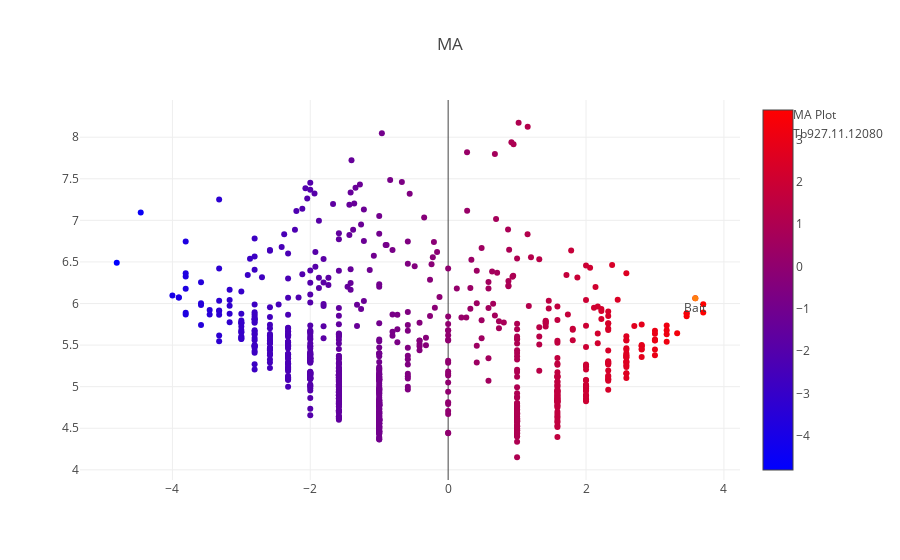

Notebook source saved alongside this figure:
### Code cell
#interactive plot
trace_1 = go.Scatter(
    x=df_lf.log2_ms_tx,
    y=df_lf.log10_int_tx,
    mode='markers',
    name='MA Plot',
    text = [a + ' ' +b for a,b in zip(df_lf.index.values, df_lf.Gene_desc)],
    hoverinfo = 'text',
    marker=dict(
        #size=16,
        color = df_lf.log2_ms_tx, #set color equal to a variable
        colorscale='Bluered',
        showscale=True
    )
)

annot_1 = go.Scatter(
    x=[df_lf.log2_ms_tx.loc['Tb927.11.12080']],
    y=[df_lf.log10_int_tx.loc['Tb927.11.12080']],
    mode='markers+text',
    name='Tb927.11.12080',
    text=['Bait'],
    textposition='bottom center'
)

annot_2 = go.Scatter(
    x=[df_lf.log2_ms_tx.loc['Tb927.10.4040']],
    y=[df_lf.log10_int_tx.loc['Tb927.10.4040']],
    mode='markers+text',
    name='Tb927.10.4040 3-keto-dihydrosphingosine reductase',
    text=['3-keto-dihydrosphingosine reductase'],
    textposition='bottom center'
)


layout = dict(title='MA')


fig = go.Figure(data=[trace_1, annot_1], 
                layout=layout)
iplot(fig, filename='test')

### Figure 1 — Plotly figure (JSON) as saved in the notebook; plotly's stock layout.template omitted (floating-point values rounded to 4 significant figures; data arrays with more than 128 entries replaced by an {"elided": "..."} marker saying what was removed)
{"data": [{"hoverinfo": "text", "marker": {"color": {"elided": "1260 float values"}, "colorscale": "Bluered", "showscale": true}, "mode": "markers", "name": "MA Plot", "text": {"elided": "1260 str values"}, "type": "scatter", "uid": "57a850fe-a77e-11e8-aaa6-005056c00008", "x": {"elided": "1260 float values"}, "y": {"elided": "1260 float values"}}, {"mode": "markers+text", "name": "Tb927.11.12080", "text": ["Bait"], "textposition": "bottom center", "type": "scatter", "uid": "57a850ff-a77e-11e8-a0d6-005056c00008", "x": [3.585], "y": [6.064]}], "layout": {"title": "MA"}}
